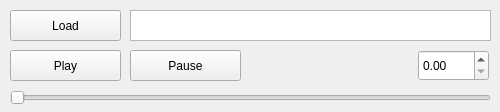
<?xml version="1.0" encoding="UTF-8"?>
<ui version="4.0">
 <class>MainWindow</class>
 <widget class="QMainWindow" name="MainWindow">
  <property name="geometry">
   <rect>
    <x>0</x>
    <y>0</y>
    <width>500</width>
    <height>112</height>
   </rect>
  </property>
  <property name="windowTitle">
   <string>MainWindow</string>
  </property>
  <widget class="QWidget" name="centralWidget">
   <widget class="QPushButton" name="pushButton_load_path">
    <property name="geometry">
     <rect>
      <x>10</x>
      <y>10</y>
      <width>111</width>
      <height>31</height>
     </rect>
    </property>
    <property name="text">
     <string>Load</string>
    </property>
   </widget>
   <widget class="QTextEdit" name="textEdit_load_path">
    <property name="geometry">
     <rect>
      <x>130</x>
      <y>10</y>
      <width>361</width>
      <height>31</height>
     </rect>
    </property>
    <property name="readOnly">
     <bool>true</bool>
    </property>
   </widget>
   <widget class="QPushButton" name="pushButton_play">
    <property name="geometry">
     <rect>
      <x>10</x>
      <y>50</y>
      <width>111</width>
      <height>31</height>
     </rect>
    </property>
    <property name="text">
     <string>Play</string>
    </property>
   </widget>
   <widget class="QPushButton" name="pushButton_pause">
    <property name="geometry">
     <rect>
      <x>130</x>
      <y>50</y>
      <width>111</width>
      <height>31</height>
     </rect>
    </property>
    <property name="text">
     <string>Pause</string>
    </property>
   </widget>
   <widget class="QSlider" name="horizontalSlider_pos">
    <property name="geometry">
     <rect>
      <x>10</x>
      <y>90</y>
      <width>481</width>
      <height>16</height>
     </rect>
    </property>
    <property name="pageStep">
     <number>0</number>
    </property>
    <property name="tracking">
     <bool>true</bool>
    </property>
    <property name="orientation">
     <enum>Qt::Horizontal</enum>
    </property>
   </widget>
   <widget class="QDoubleSpinBox" name="doubleSpinBox_speed">
    <property name="geometry">
     <rect>
      <x>418</x>
      <y>50</y>
      <width>71</width>
      <height>31</height>
     </rect>
    </property>
   </widget>
  </widget>
 </widget>
 <layoutdefault spacing="6" margin="11"/>
 <resources/>
 <connections/>
</ui>
